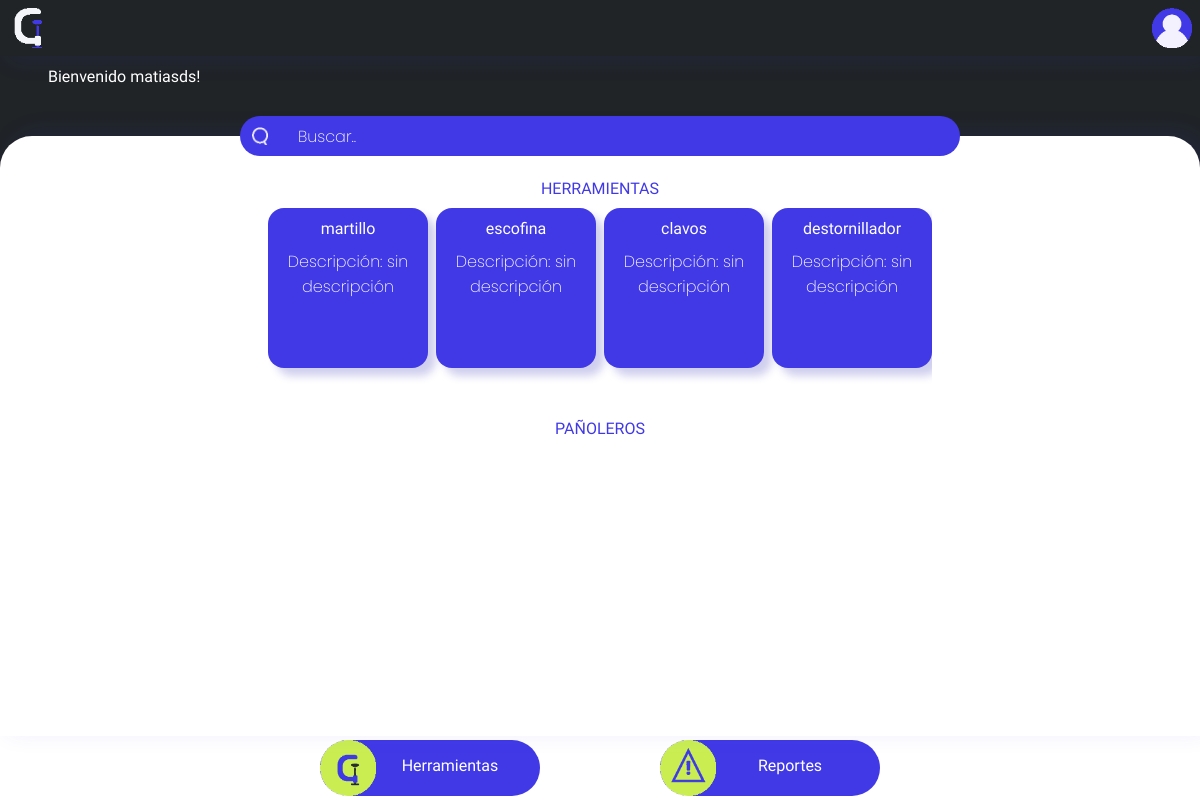
The app's page /inicio.php (signed in) with its own data.
### tables this page shows
CREATE TABLE `categoria` (
  `id` int(11) NOT NULL,
  `nombre` varchar(100) NOT NULL,
  `descripcion` varchar(200) NOT NULL,
  `cantidad` int(11) NOT NULL
);

### inicio.php (the view, shortened to what this page needs)
<?php
include './codigophp/conexionbs.php';
?>
<!DOCTYPE html>
<html lang="es">
<head>
    <link rel="stylesheet" href="estiloscss/styles.css">
    <link rel="stylesheet" href="estiloscss/imagenes.css">
    <link rel="stylesheet" href="estiloscss/animaciones.css">
</head>
<body>
    <div id="pagina">
        <div id="header">
            <a href="inicio.php" class="logo imagen"></a>
            <button class="usuario imagen" id="user"></button>
        </div>
        <div id="subheader">
            <h1>Bienvenido <?php echo htmlspecialchars($_SESSION['username']); ?>!</h1>
            <p></p>
        </div>
        <div id="contenido">
            <form class="barra" method="get" action="./buscarherramienta.php">
                <input type="submit" class="lupa" value="">
                <input type="text" id="search-input" name="busqueda" placeholder="Buscar..">
                <div></div>
            </form>
            <div class="contenido2">
                <div class="con3" id="inicio">
                    <h1>HERRAMIENTAS</h1>
                    <div class="scroll-x" id="scroll">
                        <div class="conscroll-x">
                            <?php
                            $sql = "SELECT nombre, descripcion FROM categoria";
                            $result = $conn->query($sql);
                            if ($result->num_rows > 0) {
                                while ($row = $result->fetch_assoc()) {
                                    echo '<a class="cubo" href="./buscarherramienta.php?busqueda='. $row["nombre"] .'"> <h1>' . $row["nombre"] . '</h1> <p>Descripción: ' . $row["descripcion"] . '</p></a>';
                                }
                            } else {
                                echo '<p>No se encontraron resultados</p>';
                            }
                            ?>
                        </div>
                    </div>
                    <h1>PAÑOLEROS</h1>
                    <div class="scroll-x" id="scroll" style="height: 33vh;">
                    </div>
                </div>
            </div>
        </div>
        <div id="footer">
            <a href="pedidos.php" class="logoboton imagen centro">Herramientas</a>
            <a href="reportes.php" class="alerta imagen derecha">Reportes</a>
        </div>
    </div>
</body>
</html>

### estiloscss/styles.css (style rules this page uses)
a { text-decoration: none; }
h1 { font-family: "Days One", sans-serif; font-size: 2vh; font-weight: 200; color: white; }
p { font-family: "Poppins", sans-serif; font-size: 2vh; font-weight: 200; color: white; }
input { font-family: "Poppins", sans-serif; font-size: 2vh; font-weight: 200; color: white; border:none; background: transparent; border-radius:5vh; }
input::placeholder { color: white; }
button { background-color: transparent; border: none; }
button, a, input[type="submit"] { cursor: pointer; }
#pagina { position: absolute; right:0%; top:0%; height:100%; width: 100%; display:grid; grid-template: "HEA HEA HEA"7vh "SHEA SHEA SHEA"10vh "CON CON CON"auto "FOO FOO FOO"8vh/ auto auto auto; background-color:#202427; }
#header { padding-left:1vh; padding-right:1vh; display: grid; grid-template: ". . ." auto "LOGO . USUARIO"5vh ". . ." auto/ 5vh auto 5vh; grid-area: HEA; background-color:#202427; box-shadow: 1vh 0.5vh 3vh 0vh rgba(61, 58, 230, 0.1); }
#header :nth-child(1) { grid-area:LOGO; }
#header :nth-child(2) { grid-area:USUARIO; }
#subheader { padding-bottom:1vh; overflow: hidden; display: grid; grid-template: ". TITULO ." 1vh ". TEXTO ."1fr/ 5vh auto 5vh; gap: 1vh; grid-area: SHEA; background-color:transparent; }
#subheader h1 { grid-area: TITULO; }
#subheader p { grid-area: TEXTO; }
#contenido { grid-area: CON; background-color:white; box-shadow: 1vh -0.5vh 3vh 0vh rgba(61, 58, 230, 0.1); border-radius:4vh 4vh 0vh 0vh; display: grid; position:relative; grid-template: ". . ."4vh ". CON2 ."auto/ auto 90% auto; }
.contenido2 { grid-area: CON2; overflow-y: auto; display:grid; grid-template: ". CON3 ."100%/ auto 100% auto; }
.con3 { grid-area: CON3; display: flex ; flex-direction: column; align-items: center; }
.con3 h1 { color:#4139E6; }
#footer { grid-area: FOO; background-color:white; box-shadow: 1vh -0.5vh 3vh 0vh rgba(208, 207, 238, 1); display: flex; flex-wrap: wrap; justify-content:center; gap:10%; align-items: center; }
#footer a { font-family: "Days One", sans-serif; font-size: 2vh; font-weight: 200; color:white; padding-top: 2vh; padding-left:5vh; text-align: center; background-color:#4139E6; border-radius:25vh; background-position: left; height: 5vh; width: 15vw; }
.scroll-x { position: relative; overflow-x: auto; overflow-y: none; height: 25vh; display: flex; width: 100%; justify-content: start; }
.conscroll-x { justify-content: center; overflow: hidden; position: absolute; width: max-content; height:100%; gap:1vh; display: flex; }
.barra { background-color:#4139E6; position: absolute; border-radius: 5vh; display: grid; grid-template-columns: 5vh auto 5vh; gap:2vh; height: 5vh; width: 60%; left:50%; right:50%; transform: translate(-50%, -50%); }
.cubo { background-color:#4139E6; height: 20vh; width: 20vh; border-radius: 2vh; overflow: hidden; box-shadow: 1vh 1vh 1vh 0vh rgba(208, 207, 238, 1); display: grid; grid-template: "TITULO"1.1vh "TEXTO" auto/ auto; gap: 2vh; }
.cubo h1 { color: white; grid-area: TITULO; text-align: center; }
.cubo p { color: white; grid-area: TEXTO; font-size: max-content; text-align: center; }

### estiloscss/imagenes.css (style rules this page uses)
.lupa { background-image: URL(imagenes/lupa.png); background-size: 2vh; background-repeat:no-repeat; background-position: center; }
.logo { background-image: URL(imagenes/logo.png); }
.usuario { background-image: URL(imagenes/User.png); }
.logoboton { background-image: URL(imagenes/botonlogo.png); }
.alerta { background-image: URL(imagenes/Alerta.png); }
.imagen { background-size: contain; background-repeat:no-repeat; background-position: center; }

### records on screen
categoria: nombre "martillo", descripcion "sin descripción"
categoria: nombre "escofina", descripcion "sin descripción"
categoria: nombre "clavos", descripcion "sin descripción"
categoria: nombre "destornillador", descripcion "sin descripción"

### other values on screen
$_SESSION['username'] "matiasds"
